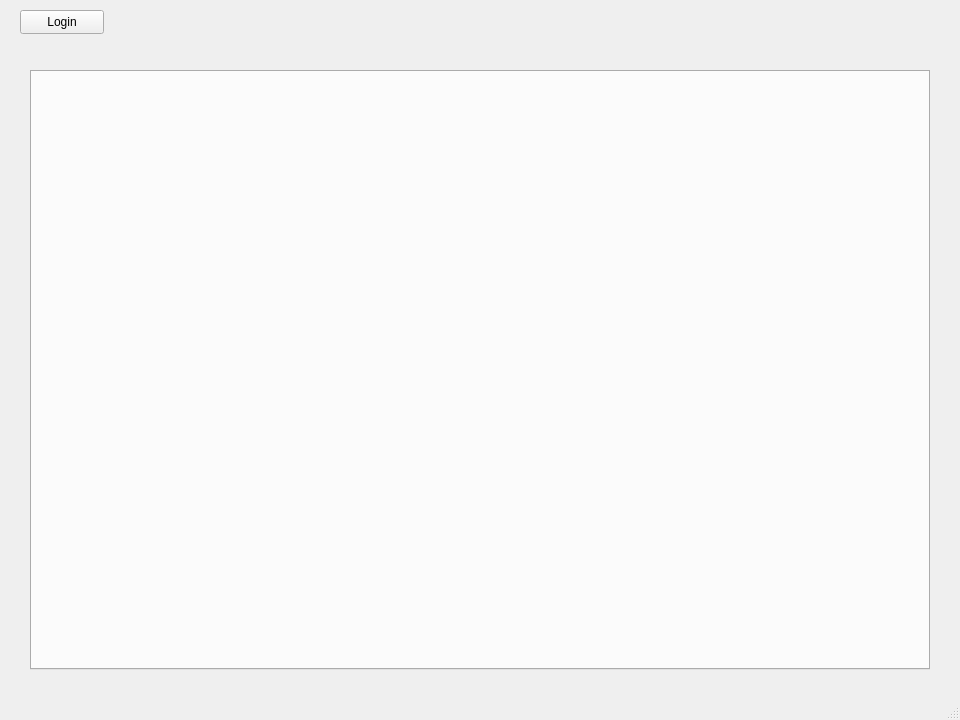
<?xml version="1.0" encoding="UTF-8"?>
<ui version="4.0">
 <class>MainWindow</class>
 <widget class="QMainWindow" name="MainWindow">
  <property name="geometry">
   <rect>
    <x>0</x>
    <y>0</y>
    <width>960</width>
    <height>720</height>
   </rect>
  </property>
  <property name="windowTitle">
   <string>MainWindow</string>
  </property>
  <widget class="QWidget" name="centralwidget">
   <widget class="QPushButton" name="loginButton">
    <property name="geometry">
     <rect>
      <x>20</x>
      <y>10</y>
      <width>84</width>
      <height>24</height>
     </rect>
    </property>
    <property name="text">
     <string>Login</string>
    </property>
   </widget>
   <widget class="QTabWidget" name="sessionTab">
    <property name="geometry">
     <rect>
      <x>30</x>
      <y>70</y>
      <width>900</width>
      <height>600</height>
     </rect>
    </property>
    <property name="currentIndex">
     <number>-1</number>
    </property>
   </widget>
  </widget>
  <widget class="QMenuBar" name="menubar">
   <property name="geometry">
    <rect>
     <x>0</x>
     <y>0</y>
     <width>960</width>
     <height>25</height>
    </rect>
   </property>
  </widget>
  <widget class="QStatusBar" name="statusbar"/>
 </widget>
 <resources/>
 <connections/>
</ui>
